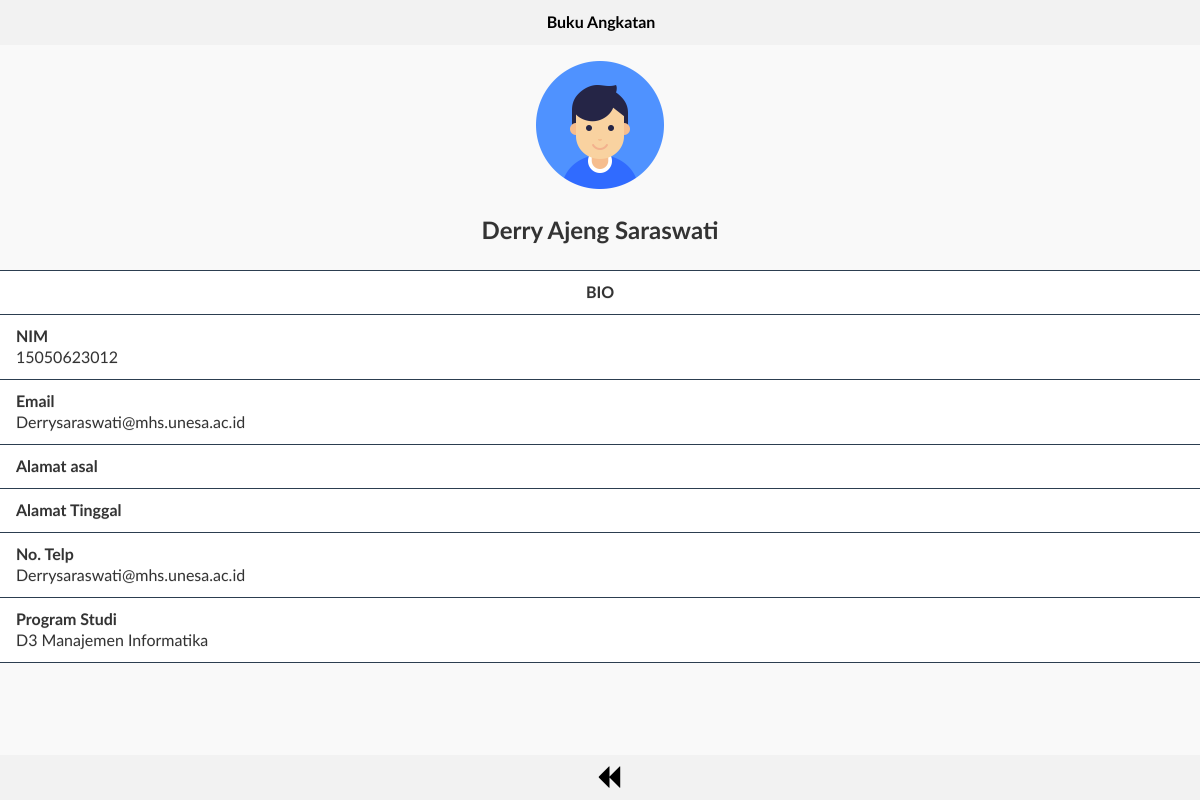
The app's page /player.php?id=8 with its own data.
### tables this page shows
CREATE TABLE `user` (
  `id` int(11) NOT NULL,
  `nim` varchar(15) NOT NULL,
  `nama` varchar(60) NOT NULL,
  `prodi` varchar(50) NOT NULL,
  `email` varchar(100) NOT NULL,
  `password` varchar(30) NOT NULL,
  `alamat_asal` text NOT NULL,
  `alamat_tinggal` text NOT NULL,
  `foto` varchar(45) NOT NULL,
  `notelp` varchar(15) NOT NULL
);

### player.php (the view, shortened to what this page needs)
<?php
include "header.php";
include "connect.php";
$id = $_GET['id'];
$sql = $koneksi->prepare("SELECT * FROM user WHERE id =$id");
$sql->execute();
$data = $sql->fetch();
?>
    <div data-role="content" class="ui-content" style="text-align: center">
        <img src="images/person-flat.png" style="width: 128px;height: 128px">
        <h2><?php
            echo $data['nama']?></h2>
        <br>
        <ul data-role="listview" data-themes="b">
            <li><b><center>BIO</center></b></li>
            <li><b>NIM</b><br><?php echo $data['nim']?></li>
            <li><b>Email</b><br><?php echo $data['email']?></li>
            <li><b>Alamat asal</b><br><?php echo $data['alamat_asal']?></li>
            <li><b>Alamat Tinggal</b><br><?php echo $data['alamat_tinggal']?></li>
            <li><b>No. Telp</b><br><?php echo $data['email']?></li>
            <li><b>Program Studi</b><br><?php echo $data['prodi']?></li>
        </ul>
    </div>
<div data-role="footer" data-position="fixed" data-theme="c">
    <div data-role="navbar">
        <ul>
            <li><a href="homes.php"><i class="fa fa-2x fa-backward"></i></a></li>
        </ul>
    </div>
</div>
</body>

### records on screen
user: nama "Derry Ajeng Saraswati", nim "15050623012", email "Derrysaraswati@mhs.unesa.ac.id", prodi "D3 Manajemen Informatika"
